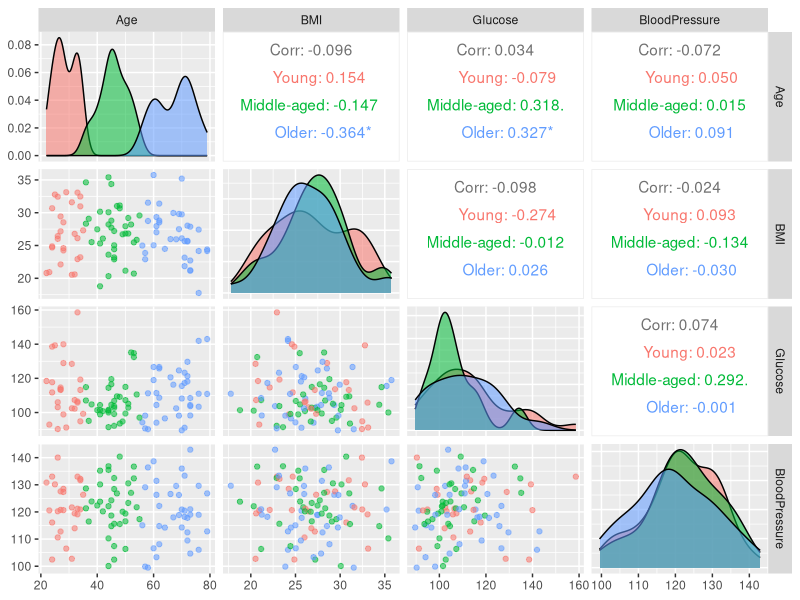

Recreate this plot in R.
# VISHWA A
# 23BAD128
# R LAB – Patient Health Data Analysis

# Install and load required packages
if (!require(GGally)) {
  install.packages("GGally", dependencies = TRUE)
}
if (!require(ggplot2)) {
  install.packages("ggplot2", dependencies = TRUE)
}

library(GGally)
library(ggplot2)

# Set seed for reproducibility
set.seed(123)

# Create patient data
patient_data <- data.frame(
  Age = sample(20:80, 100, replace = TRUE),
  BMI = rnorm(100, mean = 27, sd = 4),
  Glucose = rnorm(100, mean = 110, sd = 15),
  BloodPressure = rnorm(100, mean = 120, sd = 10)
)

# Create Age Group
patient_data$AgeGroup <- cut(
  patient_data$Age,
  breaks = c(0, 35, 55, 100),
  labels = c("Young", "Middle-aged", "Older")
)

# Pairwise plot using ggpairs
ggpairs(
  patient_data,
  columns = c("Age", "BMI", "Glucose", "BloodPressure"),
  aes(color = AgeGroup, alpha = 0.7)
)

# Correlation matrix
cor_matrix <- cor(
  patient_data[, c("Age", "BMI", "Glucose", "BloodPressure")]
)

# Print correlation matrix
print(cor_matrix)
